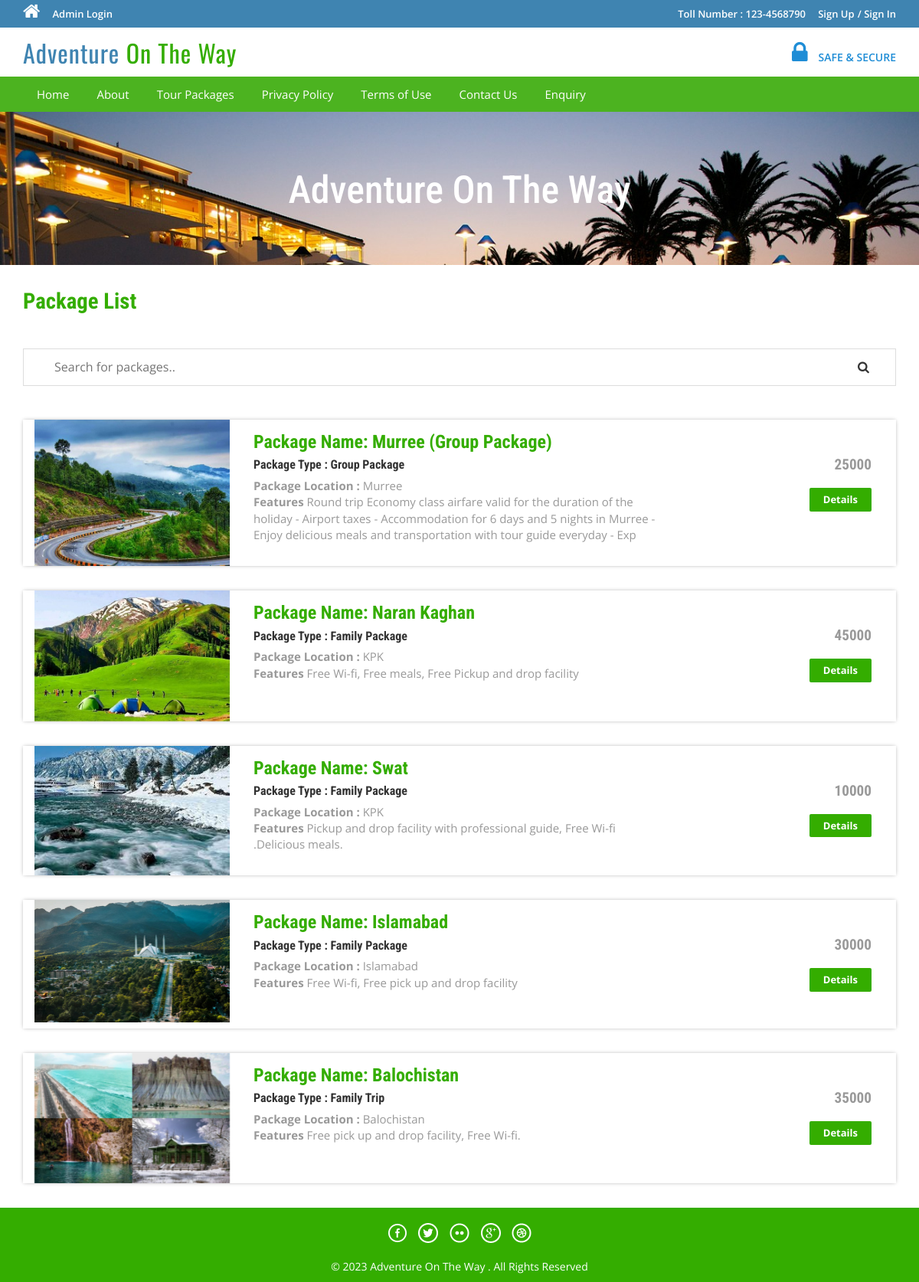
The page /tms/package-list.php on the database its author committed.
### tables this page shows
CREATE TABLE `tbltourpackages` (
  `PackageId` int(11) NOT NULL,
  `PackageName` varchar(200) DEFAULT NULL,
  `PackageType` varchar(150) DEFAULT NULL,
  `PackageLocation` varchar(100) DEFAULT NULL,
  `PackagePrice` int(11) DEFAULT NULL,
  `PackageFetures` varchar(255) DEFAULT NULL,
  `PackageDetails` mediumtext DEFAULT NULL,
  `PackageImage` varchar(100) DEFAULT NULL,
  `Creationdate` timestamp NULL DEFAULT current_timestamp(),
  `UpdationDate` timestamp NULL DEFAULT NULL ON UPDATE current_timestamp()
);

### tms/package-list.php (the view, shortened to what this page needs)
<?php
include('includes/config.php');
?>
<!DOCTYPE HTML>
<html>
<head>
<link href="css/bootstrap.css" rel='stylesheet' type='text/css' />
<link href="css/style.css" rel='stylesheet' type='text/css' />
<link href="css/font-awesome.css" rel="stylesheet">
<link href="css/animate.css" rel="stylesheet" type="text/css" media="all">
</head>
<body>
<?php include('includes/header.php');?>
<div class="banner-3">
	<div class="container">
		<h1 class="wow zoomIn animated animated" data-wow-delay=".5s" style="visibility: visible; animation-delay: 0.5s; animation-name: zoomIn;"> Adventure On The Way</h1>
	</div>
</div>
<div class="rooms">
	<div class="container">
		<div class="room-bottom">
			<h3>Package List</h3><br><br>
			<input type="text" id="myInput" onkeyup="myFunction()" placeholder="Search for packages.." title="Type in a name" ><i class="fa fa-search" aria-hidden="true" style="margin-left:-50px"></i>
<?php $sql = "SELECT * from tbltourpackages";
$query = $dbh->prepare($sql);
$query->execute();
$results=$query->fetchAll(PDO::FETCH_OBJ);
if($query->rowCount() > 0)
{
foreach($results as $result)
{	?>
			<div class="rom-btm">
				<div class="col-md-3 room-left wow fadeInLeft animated" data-wow-delay=".5s">
					<img src="admin/pacakgeimages/<?php echo htmlentities($result->PackageImage);?>" class="img-responsive" alt="">
				</div>
				<div class="col-md-6 room-midle wow fadeInUp animated" data-wow-delay=".5s">
					<h4>Package Name: <?php echo htmlentities($result->PackageName);?></h4>
					<h6>Package Type : <?php echo htmlentities($result->PackageType);?></h6>
					<p><b>Package Location :</b> <?php echo htmlentities($result->PackageLocation);?></p>
					<p><b>Features</b> <?php echo htmlentities($result->PackageFetures);?></p>
				</div>
				<div class="col-md-3 room-right wow fadeInRight animated" data-wow-delay=".5s">
					<h5> <?php echo htmlentities($result->PackagePrice);?></h5>
					<a href="package-details.php?pkgid=<?php echo htmlentities($result->PackageId);?>" class="view">Details</a>
				</div>
				<div class="clearfix"></div>
			</div>
<?php }} ?>
		</div>
	</div>
</div>
<?php include('includes/footer.php');?>
</body>
</html>

### tms/includes/header.php (shortened to what this page needs)
<?php if($_SESSION['login'])
{?>
<div class="top-header">
	<div class="container">
		<ul class="tp-hd-lft wow fadeInLeft animated" data-wow-delay=".5s">
			<li class="hm"><a href="index.html"><i class="fa fa-home"></i></a></li>
			<li class="prnt"><a href="profile.php">My Profile</a></li>
				<li class="prnt"><a href="change-password.php">Change Password</a></li>
			<li class="prnt"><a href="tour-history.php">My Tour History</a></li>
			<li class="prnt"><a href="issuetickets.php">Issue Tickets</a></li>
		</ul>
		<ul class="tp-hd-rgt wow fadeInRight animated" data-wow-delay=".5s">
			<li class="tol">Welcome :</li>
			<li class="sig"><?php echo htmlentities($_SESSION['login']);?></li>
			<li class="sigi"><a href="logout.php" >/ Logout</a></li>
        </ul>
		<div class="clearfix"></div>
	</div>
</div><?php } else {?>
<div class="top-header">
	<div class="container">
		<ul class="tp-hd-lft wow fadeInLeft animated" data-wow-delay=".5s">
			<li class="hm"><a href="index.php"><i class="fa fa-home"></i></a></li>
				<li class="hm"><a href="admin/index.php">Admin Login</a></li>
		</ul>
		<ul class="tp-hd-rgt wow fadeInRight animated" data-wow-delay=".5s">
			<li class="tol">Toll Number : 123-4568790</li>
			<li class="sig"><a href="#" data-toggle="modal" data-target="#myModal" >Sign Up</a></li>
			<li class="sigi"><a href="#" data-toggle="modal" data-target="#myModal4" >/ Sign In</a></li>
        </ul>
		<div class="clearfix"></div>
	</div>
</div>
<?php }?>
<div class="header">
	<div class="container">
		<div class="logo wow fadeInDown animated" data-wow-delay=".5s">
			<a href="index.php">Adventure <span>On The Way</span></a>
		</div>
		<div class="lock fadeInDown animated" data-wow-delay=".5s">
			<li><i class="fa fa-lock"></i></li>
            <li><div class="securetxt">SAFE &amp; SECURE </div></li>
		</div>
		<div class="clearfix"></div>
	</div>
</div>
<div class="footer-btm wow fadeInLeft animated" data-wow-delay=".5s">
	<div class="container">
	<div class="navigation">
			<nav class="navbar navbar-default">
				<div class="collapse navbar-collapse nav-wil" id="bs-example-navbar-collapse-1">
					<nav class="cl-effect-1">
						<ul class="nav navbar-nav">
							<li><a href="index.php">Home</a></li>
							<li><a href="page.php?type=AboutUs">About</a></li>
								<li><a href="package-list.php">Tour Packages</a></li>
								<li><a href="page.php?type=Privacy">Privacy Policy</a></li>
								<li><a href="page.php?type=Terms">Terms of Use</a></li>
								<li><a href="page.php?type=Contact">Contact Us</a></li>
								<?php if($_SESSION['login'])
{?>
								<li>Need Help?<a href="#" data-toggle="modal" data-target="#myModal3"> / Write Us </a>  </li>
								<?php } else { ?>
								<li><a href="enquiry.php"> Enquiry </a>  </li>
								<?php } ?>
								<div class="clearfix"></div>
						</ul>
					</nav>
				</div>
			</nav>
		</div>
	</div>
</div>

### tms/includes/footer.php
<div class="copy-right">
	<div class="container">
		<div class="footer-social-icons wow fadeInDown animated animated" data-wow-delay=".5s" style="visibility: visible; animation-delay: 0.5s; animation-name: fadeInDown;">
			<ul>
				<li><a class="facebook" href="#"><span>Facebook</span></a></li>
				<li><a class="twitter" href="#"><span>Twitter</span></a></li>
				<li><a class="flickr" href="#"><span>Flickr</span></a></li>
				<li><a class="googleplus" href="#"><span>Google+</span></a></li>
				<li><a class="dribbble" href="#"><span>Dribbble</span></a></li>
			</ul>
		</div>
		<p class="wow zoomIn animated animated" data-wow-delay=".5s" style="visibility: visible; animation-delay: 0.5s; animation-name: zoomIn;">© 2023  Adventure On The Way . All Rights Reserved </p>
	</div>
</div>

### tms/css/style.css (style rules this page uses)
html, body { font-size: 100%; background: #fff; font-family: 'Open Sans', sans-serif; }
body a,.grid_1,plan_1,plan_1.one,plan_1.two,i.icon1, i.icon2, i.icon3, i.icon4, i.icon5, i.icon6 { transition:0.5s all; -webkit-transition:0.5s all; -moz-transition:0.5s all; -o-transition:0.5s all; -ms-transition:0.5s all; }
h1,h2,h3,h4,h5,h6 { margin:0; font-family: 'Roboto Condensed', sans-serif; }
p { margin:0; }
ul { margin:0; padding:0; }
.logo a { color: #3F84B1; letter-spacing: 1px; font-size: 2em; font-weight: 400; display: block; text-decoration: none; font-family: 'Oswald', sans-serif; }
.logo span { color:#34ad00; }
i.fa.fa-home { font-size: 24px; }
.top-header { background-color: #3F84B1; border-bottom: 0 none; height: 36px; line-height: 35px; }
ul.tp-hd-lft { float: left; }
ul.tp-hd-lft li { display: inline-block; }
li.hm,li.prnt { margin-right: 12px; }
ul.tp-hd-lft a { font-size: 13px; font-weight: 600; color:#fff; }
ul.tp-hd-rgt { float:right; }
ul.tp-hd-rgt li { display: inline-block; font-size: 13px; font-weight: 600; color:#fff; }
ul.tp-hd-rgt a { font-size: 13px; font-weight: 600; color:#fff; }
li.ned,li.wrt,li.tol { margin-right: 12px; }
.header { background-color: #fff; margin: 0; padding: 10px 0 8px; }
.logo a { display: block; }
.logo { float: left; margin-right: 60px; }
.lock { float: right; margin-top: 7px; }
.securetxt { color: #1f8dd6; line-height: 18px; margin-top: 0px; font-size: 14px; font-weight:600; }
.lock li { display: inline-block; }
i.fa.fa-lock { color:#1f8dd6; font-size: 2em; padding-right: 10px; }
.footer-btm li { display: inline-block; margin: 0 10px; font-size: 14px; color: #fff; }
.footer-btm li a { font-size: 15px; color: #fff; display: inline-block; padding: 5px 8px; }
.footer-btm { background:#4CB320; padding: 0.5em 0; text-align:center; }
.copy-right p { color:#fff; font-size:14px; line-height: 1.8em; }
.copy-right { background:#34ad00; text-align: center; padding: 0.5em 0; }
a.view { padding: 6px 18px; font-weight: 700; color: #fff; background-color: #34ad00; border: 0; font-size: 13px; border-radius: 2px; -webkit-transition: all .2s; -moz-transition: all .2s; transition: all .2s; margin-top: 20px; display: inline-block; }
.banner-3 { background: url(../images/6.jpg)no-repeat; background-size: cover; -webkit-background-size: cover; -o-background-size: cover; -ms-background-size: cover; -moz-background-size: cover; min-height:200px; }
.banner-3 h1 { font-size: 50px; margin-bottom: 40px; padding: 1.5em 0 0; text-align: center; color: #fff; }
.rom-btm { margin-top: 2em; box-shadow: 0px 0px 5px -1px rgba(0, 0, 0, 0.37); }
.room-bottom h3 { font-size: 1.8em; font-weight: 700; color: #34ad00; }
.room-bottom { padding: 2em 0; }
.rom-btm h4 { font-size: 1.5em; font-weight: 700; color: #34ad00; }
.rom-btm p { font-size: 15px; color: #999; }
.rom-btm h6 { font-size: 1em; font-weight: 700; margin: 0.5em 0; }
.room-right { text-align: right; padding: 3em 2em; }
.room-midle { padding: 1em; }
.rom-btm h5 { font-size: 1.2em; font-weight: 700; color: #999; }
.footer-social-icons ul li { display:inline-block; margin:0 0.2em; }
.footer-social-icons ul li a { width:30px; height:30px; background:url('../images/img-sprite.png') no-repeat 0px 0px; display:inline-block; position: relative; }
.footer-social-icons ul li a.facebook { background-position:0px 0px; }
.footer-social-icons ul li a.twitter { background-position:-30px 0px; }
.footer-social-icons ul li a.flickr { background-position:-60px 0px; }
.footer-social-icons ul li a.googleplus { background-position:-90px 0px; }
.footer-social-icons ul li a.dribbble { background-position:-120px 0px; }
.footer-social-icons { margin: 10px 0 10px; }
.navbar-default { background-color: #4CB320 !important; border-color: #4CB320 !important; }
.navbar { min-height: 0px !important; margin-bottom:0px !important; border-radius:0px !important; border: none !important; }
ul.nav.navbar-nav li a { font-size: 15px ; color: #fff; display: inline-block; padding: 5px 8px; }
.navbar-collapse { padding-right: 0px !important; padding-left: 0px !important; }

### tms/package-list.php (style rules this page uses)
#myInput { background-position: 10px 12px; background-repeat: no-repeat; width: 100%; font-size: 16px; padding: 12px 20px 12px 40px; border: 1px solid #ddd; margin-bottom: 12px; }

### rows shown on the page
tbltourpackages: PackageImage (picture), PackageName "Murree (Group Package)", PackageType "Group Package", PackageLocation "Murree", PackageFetures "Round trip Economy class airfare valid for the duration of the holiday - Airport taxes - Accommodation for 6 days and 5 nights in Murree - Enjoy delicious meals and transportation with tour guide everyday - Exp", PackagePrice "25000"
tbltourpackages: PackageImage (picture), PackageName "Naran Kaghan", PackageType "Family Package", PackageLocation "KPK", PackageFetures "Free Wi-fi, Free meals, Free Pickup and drop facility", PackagePrice "45000"
tbltourpackages: PackageImage (picture), PackageName "Swat", PackageType "Family Package", PackageLocation "KPK", PackageFetures "Pickup and drop facility with professional guide, Free Wi-fi .Delicious meals.", PackagePrice "10000"
tbltourpackages: PackageImage (picture), PackageName "Islamabad", PackageType "Family Package", PackageLocation "Islamabad", PackageFetures "Free Wi-fi, Free pick up and drop facility", PackagePrice "30000"
tbltourpackages: PackageImage (picture), PackageName "Balochistan", PackageType "Family Trip", PackageLocation "Balochistan", PackageFetures "Free pick up and drop facility, Free Wi-fi.", PackagePrice "35000"
